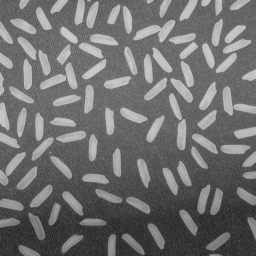
#> input picture morphology/gray/rice.png, 256 x 256 px
$ python tophat.py
#> lines starting #> are read from the running program, lines starting #| are printed output that depends on the picture
### morphology/utils.py
import numpy as np
from numba import cuda


def txt2Array(txt_path: str) -> np.array:
    """
        '.txt' file to array, deal with image and structural element
    """
    with open(txt_path, 'r') as f:
        content = f.read().split('\n')[:-1]  # drop '\n'
    image = []
    for i in range(len(content)):
        image.append(content[i].split(','))
    return np.array(image, dtype=np.int32)


def ComplementarySet(I0: np.array, mode='binary') -> np.array:
    """
        :return I0 complementary set
        Support binary image or gray image
    """
    if mode == 'binary':
        return 1 - I0
    elif mode == 'gray':
        return 255 - I0
    else:
        print('Wrong mode')


# [135 lines left out: functions MErode, sub_erode, MErodeGPU, MDilate, MDilateGPU, MOpen and 3 more, not called in this run]


def gray2binary(image: np.array, threshold: int) -> np.array:
    """
        Gray image to binary image, return int32 type
    """
    img = np.zeros_like(image, dtype=np.int32)
    img[image <= threshold] = 0
    img[image > threshold] = 1
    return img


def MErodeGray(I0: np.array, SE: np.array) -> np.array:
    """
        Gray image
        - Do Morphology erode for one time
    """
    H, W = I0.shape
    h, w = SE.shape
    I = I0.copy()
    nPadU, nPadD, nPadL, nPadR = h//2, h//2, w//2, w//2
    temp = np.pad(I, ((nPadU, nPadD), (nPadL, nPadR)), mode='reflect')

    for i in range(nPadU, H+nPadD):  # 'temp' as axis
        for j in range(nPadL, W+nPadR):
            I[i-nPadU, j-nPadL] = np.min(temp[i-nPadU: i+nPadD+1, j-nPadL: j+nPadR+1][SE > 0])
    return I


def MDilateGray(I0: np.array, SE: np.array) -> np.array:
    """
        Gray image
        - Do Morphology dilate for one time
    """
    SE_ = np.fliplr(np.flipud(SE))  # SE reflect
    return ComplementarySet(MErodeGray(ComplementarySet(I0, mode='gray'), SE_), mode='gray')


def MOpenGray(I0: np.array, SE: np.array) -> np.array:
    """
        Gray image
        :return I0.Erode(SE).Dilate(SE)
    """
    return MDilateGray(MErodeGray(I0, SE), SE)


# [22 lines left out: functions MCloseGray, MAndGray, MOrGray, not called in this run]

### morphology/gray/tophat.py
import cv2
import tifffile
from morphology.utils import *


if __name__ == '__main__':
    I0 = cv2.imread('./rice.png', 0)  # [0, 255]
#> I0 is the input picture: shape (256, 256); min 40, max 204, mean 111.2
    # I0_th = gray2binary(rice, 150)  # [0, 1]
    SE = txt2Array('./txt/se/se_1.txt')
#> (reads morphology/binary/txt/se_1.txt from the repository)

    I_tophat = I0 - MOpenGray(I0, SE)
#> in MErodeGray, `temp = np.pad(I, ((nPadU, nPadD), (nPadL, nPadR)), mode='reflect')`:
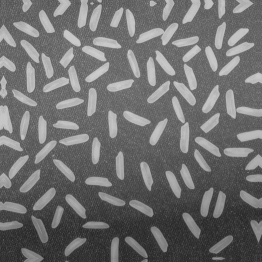
#> temp: shape (262, 262); min 40, max 204, mean 110.9
#> after the loop in MErodeGray, `for i in range(nPadU, H+nPadD):  # 'temp' as axis`:
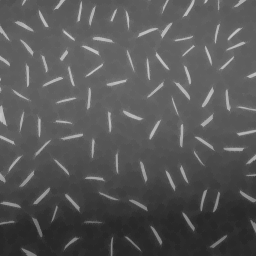
#> I: shape (256, 256); min 40, max 198, mean 86.3
#> in MErodeGray (call 2), `temp = np.pad(I, ((nPadU, nPadD), (nPadL, nPadR)), mode='reflect')`:
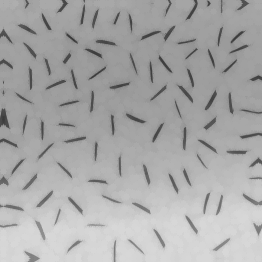
#> temp: shape (262, 262); min 57, max 215, mean 168.9
#> after the loop in MErodeGray (call 2), `for i in range(nPadU, H+nPadD):  # 'temp' as axis`:
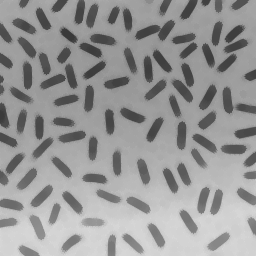
#> I: shape (256, 256); min 57, max 215, mean 151.1
#> call 2 of ComplementarySet, with mode = 'gray'
#> in ComplementarySet (call 2), `return 255 - I0`:
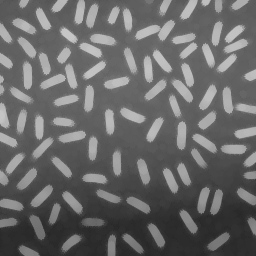
#> returned value: shape (256, 256); min 40, max 198, mean 103.9
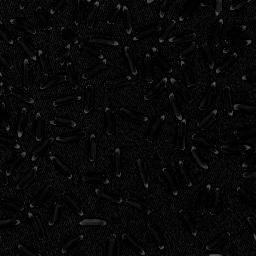
#> I_tophat: shape (256, 256); min 0, max 91, mean 7.3
    I_tophat_th = gray2binary(I_tophat, 60)  # [0, 1]
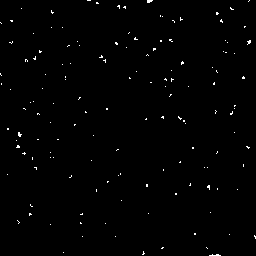
#> I_tophat_th: shape (256, 256) int32; values 0 (black) and 1 (white), 0.76% white in thin lines or dots

    SE2 = txt2Array('./txt/se/se_2.txt')
#> (the run stopped early here; a loop or call above may not have finished)
